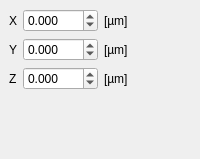
  <widget class="QDockWidget" name="dockWidget_pos_aux">
   <property name="windowTitle">
    <string>Aux. Position System</string>
   </property>
   <attribute name="dockWidgetArea">
    <number>1</number>
   </attribute>
   <widget class="QWidget" name="dockWidgetContents_10">
    <layout class="QGridLayout" name="gridLayout_98">
     <item row="0" column="0">
      <layout class="QGridLayout" name="gridLayout_96">
       <item row="1" column="0">
        <widget class="QLabel" name="label_154">
         <property name="text">
          <string>Y</string>
         </property>
        </widget>
       </item>
       <item row="2" column="1">
        <widget class="sciSpinBox" name="spinBox_off_z2_um">
         <property name="toolTip">
          <string>X position µm</string>
         </property>
         <property name="keyboardTracking">
          <bool>false</bool>
         </property>
         <property name="decimals">
          <number>3</number>
         </property>
         <property name="minimum">
          <double>-200.000000000000000</double>
         </property>
         <property name="maximum">
          <double>200.000000000000000</double>
         </property>
         <property name="value">
          <double>0.000000000000000</double>
         </property>
        </widget>
       </item>
       <item row="0" column="1">
        <widget class="sciSpinBox" name="spinBox_off_x2_um">
         <property name="toolTip">
          <string>X position µm</string>
         </property>
         <property name="keyboardTracking">
          <bool>false</bool>
         </property>
         <property name="decimals">
          <number>3</number>
         </property>
         <property name="minimum">
          <double>-200.000000000000000</double>
         </property>
         <property name="maximum">
          <double>200.000000000000000</double>
         </property>
         <property name="value">
          <double>0.000000000000000</double>
         </property>
        </widget>
       </item>
       <item row="0" column="2">
        <widget class="QLabel" name="label_13">
         <property name="text">
          <string>[µm]</string>
         </property>
        </widget>
       </item>
       <item row="2" column="2">
        <widget class="QLabel" name="label_157">
         <property name="text">
          <string>[µm]</string>
         </property>
        </widget>
       </item>
       <item row="3" column="1">
        <spacer name="horizontalSpacer_26">
         <property name="orientation">
          <enum>Qt::Orientation::Horizontal</enum>
         </property>
         <property name="sizeHint" stdset="0">
          <size>
           <width>40</width>
           <height>20</height>
          </size>
         </property>
        </spacer>
       </item>
       <item row="1" column="1">
        <widget class="sciSpinBox" name="spinBox_off_y2_um">
         <property name="toolTip">
          <string>X position µm</string>
         </property>
         <property name="keyboardTracking">
          <bool>false</bool>
         </property>
         <property name="decimals">
          <number>3</number>
         </property>
         <property name="minimum">
          <double>-200.000000000000000</double>
         </property>
         <property name="maximum">
          <double>200.000000000000000</double>
         </property>
         <property name="value">
          <double>0.000000000000000</double>
         </property>
        </widget>
       </item>
       <item row="0" column="0">
        <widget class="QLabel" name="label_153">
         <property name="text">
          <string>X</string>
         </property>
        </widget>
       </item>
       <item row="1" column="2">
        <widget class="QLabel" name="label_156">
         <property name="text">
          <string>[µm]</string>
         </property>
        </widget>
       </item>
       <item row="2" column="0">
        <widget class="QLabel" name="label_155">
         <property name="text">
          <string>Z</string>
         </property>
        </widget>
       </item>
      </layout>
     </item>
     <item row="1" column="0">
      <spacer name="verticalSpacer_12">
       <property name="orientation">
        <enum>Qt::Orientation::Vertical</enum>
       </property>
       <property name="sizeHint" stdset="0">
        <size>
         <width>20</width>
         <height>40</height>
        </size>
       </property>
      </spacer>
     </item>
     <item row="0" column="1">
      <spacer name="horizontalSpacer_27">
       <property name="orientation">
        <enum>Qt::Orientation::Horizontal</enum>
       </property>
       <property name="sizeHint" stdset="0">
        <size>
         <width>40</width>
         <height>20</height>
        </size>
       </property>
      </spacer>
     </item>
    </layout>
   </widget>
  </widget>
